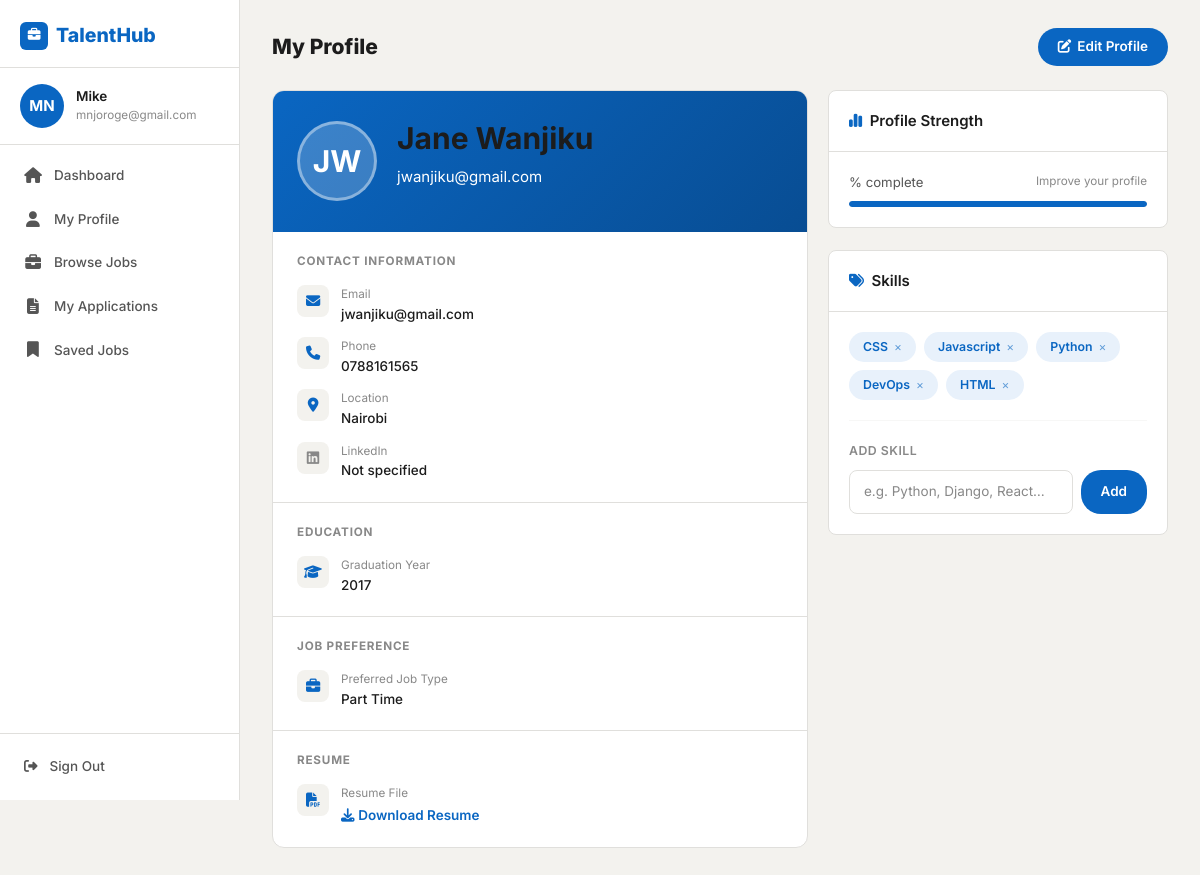
Screenshot of /profile/profile/ (signed in) with the database file from the repository.
### job_seeker/models.py (models this page shows, shortened)
class User(AbstractUser):
    STAFF = 'staff'
    APPLICANT = 'applicant'
    user_types = [
        (STAFF, 'staff'),
        (APPLICANT, 'applicant'),
    ]
    contact = models.CharField(max_length=100, blank=True)
    location = models.CharField(max_length=100, blank=True)
    user_type = models.CharField(max_length=20, choices=user_types, blank=True)
    class Meta:
        ordering = ['first_name', 'last_name']
    @property
    def full_name(self):
        return f'{self.first_name} {self.last_name}'.strip() or self.username
    @property
    def initials(self):
        parts = self.full_name.split()
        if len(parts) >= 2:
            return (parts[0][0] + parts[-1][0]).upper()
        return self.username[:2].upper()

class Profile(models.Model):
    user = models.OneToOneField(User, on_delete=models.CASCADE, primary_key=True, related_name='profile')
    full_name = models.CharField(max_length=200, null=True, blank=True)
    location = models.CharField(max_length=255, null=True, blank=True)
    resume = models.FileField(upload_to='resumes/', null=True, blank=True)
    grad_year = models.IntegerField(blank=True, null=True)
    job_type = models.CharField(max_length=30, choices=JOB_TYPES, default='Full Time', null=True)
    slug = AutoSlugField(populate_from='user', unique=True)
    linkedin_url = models.URLField(blank=True, null=True, verbose_name='LinkedIn Profile URL')

class Skill(models.Model):
    skill = models.CharField(max_length=200)
    user = models.ForeignKey(User, related_name='skills', on_delete=models.CASCADE)

### job_seeker/views.py (the view)
# urls.py: path('profile/<slug:slug>/', views.profile_view, name='profile-view'),
@login_required
def profile_view(request, slug):
    profile = get_object_or_404(Profile, slug=slug)
    skills = Skill.objects.filter(user=profile.user)
    applications = Application.objects.filter(applicant__user=profile.user)
    context = {
        'u': profile.user,
        'profile': profile,
        'skills': skills,
        'applications': applications,
    }
    return render(request, 'applicant/profile.html', context)

### templates/applicant/profile.html (shortened to what this page needs)
{% extends 'base.html' %}
{% block body %}
{% include 'applicant/side_bar_applicant.html' %}
<div class="sidebar-main">
  <div class="page-header">
    <h1 class="page-title">My Profile</h1>
    <a href="{% url 'edit-profile' %}" class="btn-primary-th">
      <i class="fa-solid fa-pen-to-square"></i> Edit Profile
    </a>
  </div>
  <div class="profile-grid">
    <div>
      <div class="profile-main-card">
        <div class="profile-header">
          <div class="profile-avatar-lg">{{ u.initials }}</div>
          <div>
            <h2>{{ profile.full_name|default:u.full_name }}</h2>
            <p>{{ u.email }}</p>
          </div>
        </div>
        <div class="profile-section">
          <div class="profile-section-title">Contact Information</div>
          <div class="profile-info-row">
            <div class="info-icon"><i class="fa-solid fa-envelope"></i></div>
            <div>
              <label>Email</label>
              <p>{{ u.email|default:"Not specified" }}</p>
            </div>
          </div>
          <div class="profile-info-row">
            <div class="info-icon"><i class="fa-solid fa-phone"></i></div>
            <div>
              <label>Phone</label>
              <p>{{ u.contact|default:"Not specified" }}</p>
            </div>
          </div>
          <div class="profile-info-row">
            <div class="info-icon"><i class="fa-solid fa-location-dot"></i></div>
            <div>
              <label>Location</label>
              <p>{{ profile.location|default:u.location|default:"Not specified" }}</p>
            </div>
          </div>
          <div class="profile-info-row">
            <div class="info-icon">
              <i class="fa-brands fa-linkedin" style="color:{% if profile.linkedin_url %}#0A66C2{% else %}var(--text-light){% endif %};"></i>
            </div>
            <div>
              <label>LinkedIn</label>
              {% if profile.linkedin_url %}
              <a href="{{ profile.linkedin_url }}" target="_blank" rel="noopener noreferrer"
                 style="font-size:.9rem;color:var(--primary);font-weight:600;">
                View LinkedIn Profile <i class="fa-solid fa-arrow-up-right-from-square ms-1" style="font-size:.75rem;"></i>
              </a>
              {% else %}
              <p>Not specified</p>
              {% endif %}
            </div>
          </div>
        </div>
        <div class="profile-section">
          <div class="profile-section-title">Education</div>
          <div class="profile-info-row">
            <div class="info-icon"><i class="fa-solid fa-graduation-cap"></i></div>
            <div>
              <label>Graduation Year</label>
              <p>{{ profile.grad_year|default:"Not specified" }}</p>
            </div>
          </div>
        </div>
        <div class="profile-section">
          <div class="profile-section-title">Job Preference</div>
          <div class="profile-info-row">
            <div class="info-icon"><i class="fa-solid fa-briefcase"></i></div>
            <div>
              <label>Preferred Job Type</label>
              <p>{{ profile.job_type|default:"Not set" }}</p>
            </div>
          </div>
        </div>
        <div class="profile-section">
          <div class="profile-section-title">Resume</div>
          <div class="profile-info-row">
            <div class="info-icon"><i class="fa-solid fa-file-pdf"></i></div>
            <div>
              <label>Resume File</label>
              {% if profile.resume %}
              <a href="{{ profile.resume.url }}" target="_blank" style="color:var(--primary);font-weight:600;font-size:.9rem;">
                <i class="fa-solid fa-download me-1"></i>Download Resume
              </a>
              {% else %}
              <p style="color:var(--danger);">No resume uploaded</p>
              {% endif %}
            </div>
          </div>
        </div>
      </div>
    </div>
    <div>
      <div class="th-card mb-4">
        <div class="th-card-header"><i class="fa-solid fa-chart-simple me-2 text-primary-th"></i>Profile Strength</div>
        <div class="th-card-body">
          <div class="d-flex justify-content-between mb-2">
            <span style="font-size:.88rem;">{{ completion }}% complete</span>
            {% if completion == 100 %}
            <span class="badge-status badge-shortlisted">Complete</span>
            {% else %}
            <span style="font-size:.78rem;color:var(--text-light);">Improve your profile</span>
            {% endif %}
          </div>
          <div class="profile-progress">
            <div class="profile-progress-bar" style="width:{{ completion }}%;"></div>
          </div>
        </div>
      </div>
      <div class="th-card">
        <div class="th-card-header d-flex justify-content-between align-items-center">
          <span><i class="fa-solid fa-tags me-2 text-primary-th"></i>Skills</span>
        </div>
        <div class="th-card-body">
          {% if skills %}
          <form action="{% url 'skill-delete' %}" method="POST" id="deleteSkillsForm">
            <div class="skills-cloud mb-3">
              {% for skill in skills %}
              <span class="skill-pill">
                {{ skill.skill }}
                <button type="submit" form="deleteSkillsForm" name="choices" value="{{ skill.id }}"
                        class="delete-skill-btn" onclick="return confirm('Remove {{ skill.skill }}?')">
                  ×
                </button>
              </span>
              {% endfor %}
            </div>
          </form>
          {% else %}
          <p style="font-size:.88rem;color:var(--text-light);margin-bottom:16px;">No skills added yet.</p>
          {% endif %}
          <hr class="divider">
          <div style="font-size:.82rem;font-weight:600;color:var(--text-light);text-transform:uppercase;letter-spacing:.5px;margin-bottom:10px;">Add Skill</div>
          <form action="{% url 'my-profile' %}" method="POST" class="d-flex gap-2">
            <input type="text" name="skill" class="th-form-control" placeholder="e.g. Python, Django, React…" required>
            <button type="submit" class="btn-primary-th" style="white-space:nowrap;">Add</button>
          </form>
        </div>
      </div>
    </div>
  </div>
</div>
{% endblock %}

### templates/applicant/side_bar_applicant.html (shortened to what this page needs)
{% load static %}
<aside class="th-sidebar" id="appSidebar">
  <div class="sidebar-logo-area">
    <a href="{% url 'home' %}" class="sidebar-logo">
      <div style="width:28px;height:28px;background:var(--primary);border-radius:6px;display:flex;align-items:center;justify-content:center;color:white;font-size:.85rem;flex-shrink:0;">
        <i class="fa-solid fa-briefcase"></i>
      </div>
      TalentHub
    </a>
  </div>
  <div class="sidebar-user-area">
    <div class="sidebar-avatar">{{ request.user.initials }}</div>
    <div style="min-width:0;">
      <p class="sidebar-user-name">{{ request.user.first_name|default:request.user.username }}</p>
      <p class="sidebar-user-email">{{ request.user.email }}</p>
    </div>
  </div>
  <ul class="sidebar-nav">
    <li>
      <a href="{% url 'applicant' %}" class="{% if request.resolver_match.url_name == 'applicant' %}active{% endif %}">
        <i class="fa-solid fa-house"></i> Dashboard
      </a>
    </li>
    <li>
      <a href="{% url 'my-profile' %}" class="{% if request.resolver_match.url_name == 'my-profile' or request.resolver_match.url_name == 'edit-profile' %}active{% endif %}">
        <i class="fa-solid fa-user"></i> My Profile
      </a>
    </li>
    <li>
      <a href="{% url 'posted-jobs' %}" class="{% if request.resolver_match.url_name == 'posted-jobs' %}active{% endif %}">
        <i class="fa-solid fa-briefcase"></i> Browse Jobs
      </a>
    </li>
    <li>
      <a href="{% url 'applied-jobs' %}" class="{% if request.resolver_match.url_name == 'applied-jobs' %}active{% endif %}">
        <i class="fa-solid fa-file-lines"></i> My Applications
      </a>
    </li>
    <li>
      <a href="{% url 'saved-jobs' %}" class="{% if request.resolver_match.url_name == 'saved-jobs' %}active{% endif %}">
        <i class="fa-solid fa-bookmark"></i> Saved Jobs
      </a>
    </li>
  </ul>
  <div class="sidebar-footer">
    <a href="{% url 'logout' %}" class="sidebar-logout">
      <i class="fa-solid fa-right-from-bracket"></i> Sign Out
    </a>
  </div>
</aside>

### rows the page displays
User: user.initials "MN", user.first_name "Mike", user.email "mnjoroge@gmail.com"
User: initials "JW", email "jwanjiku@gmail.com", contact "0788161565"
Profile: full_name "Jane Wanjiku", location "Nairobi", grad_year "2017", job_type "Part Time"
Skill: skill "CSS"
Skill: skill "Javascript"
Skill: skill "Python"
Skill: skill "DevOps"
Skill: skill "HTML"
